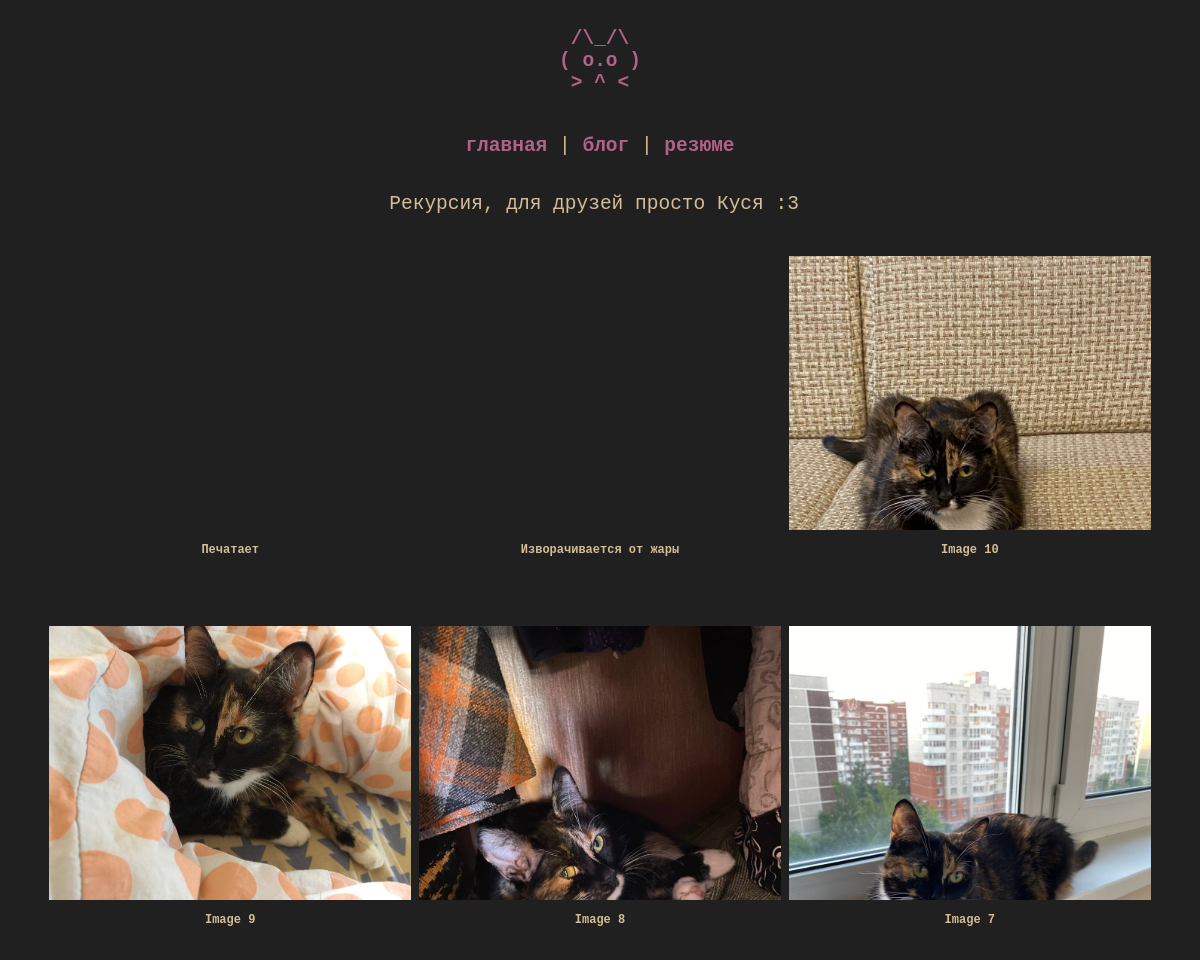
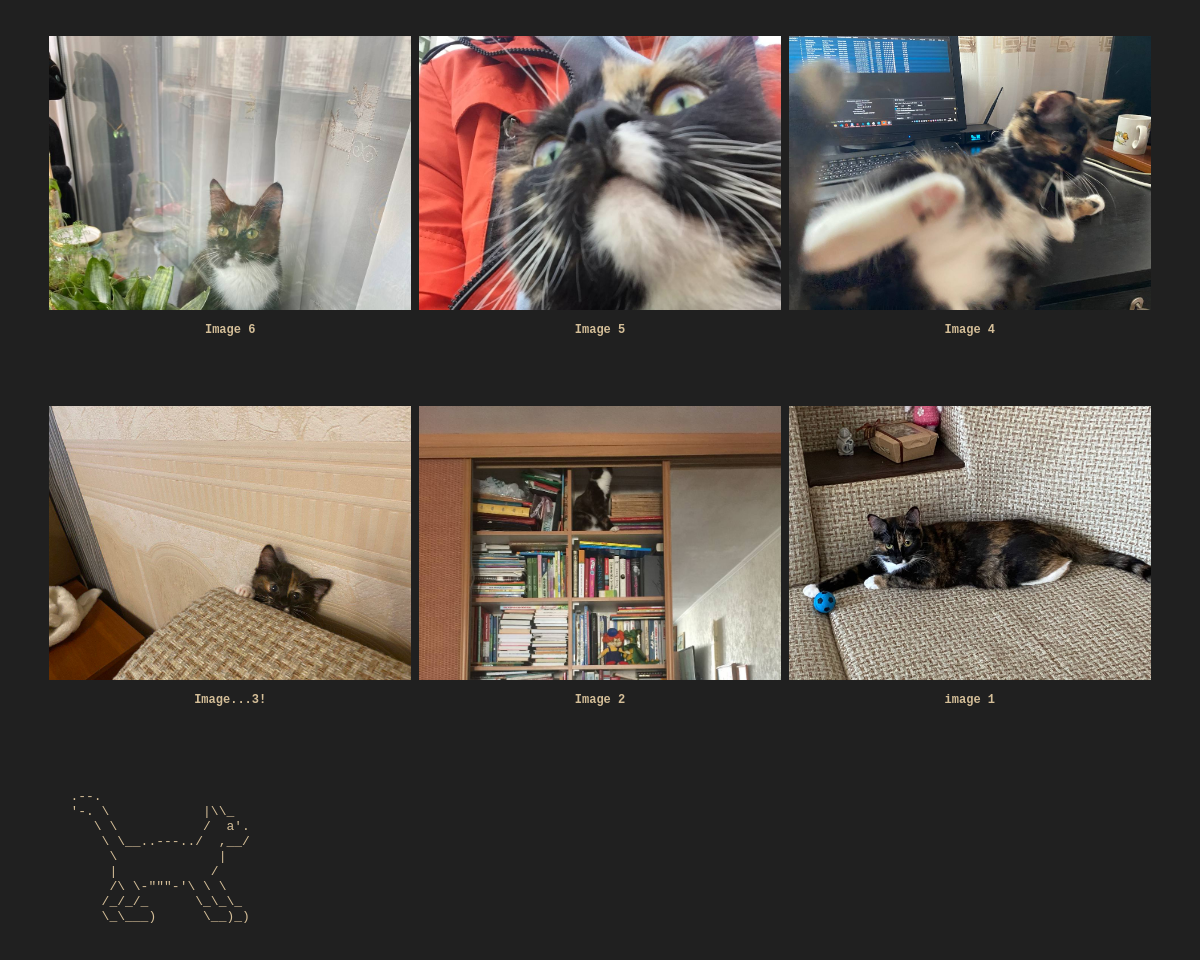
The app's page /cat, older data (2 pictures, top to bottom).
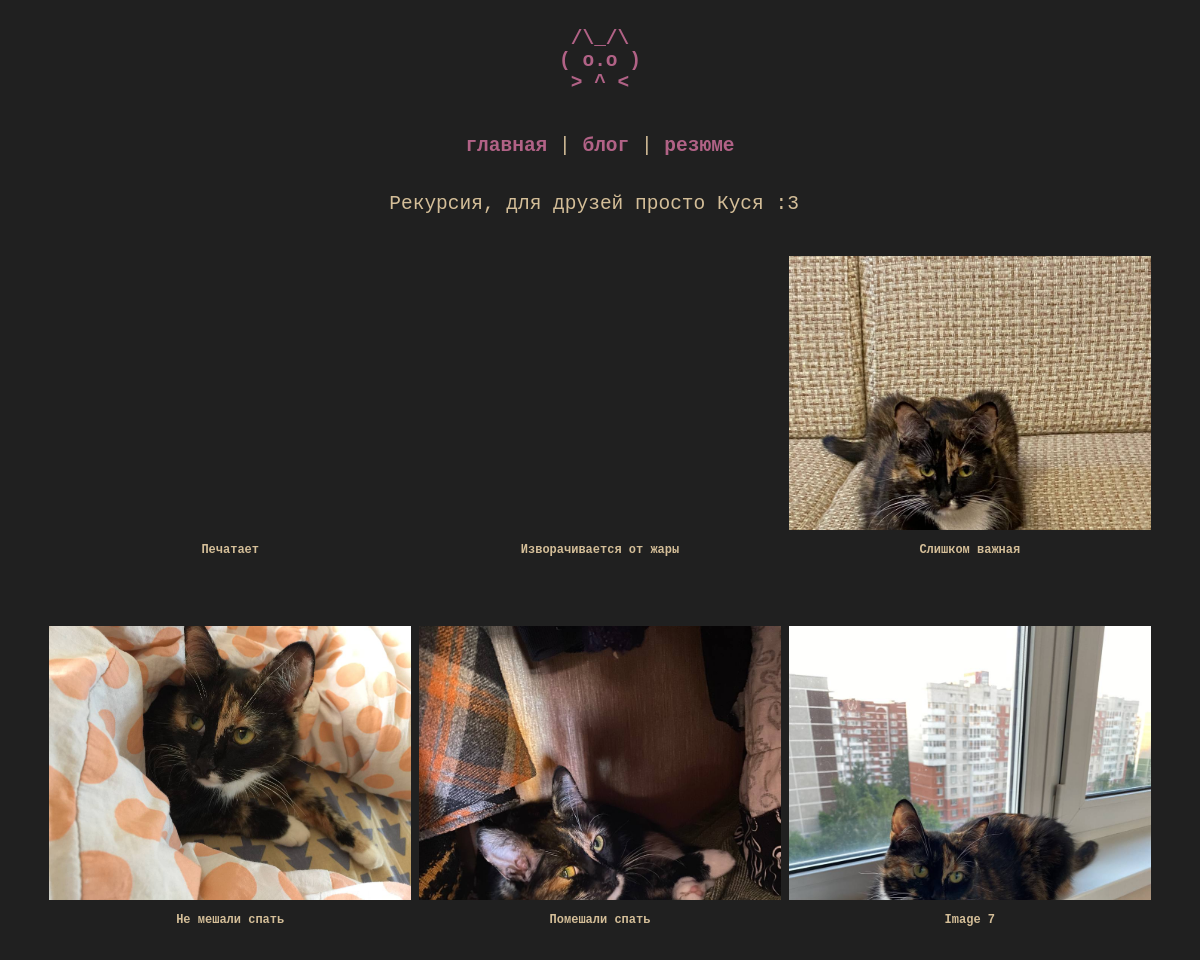
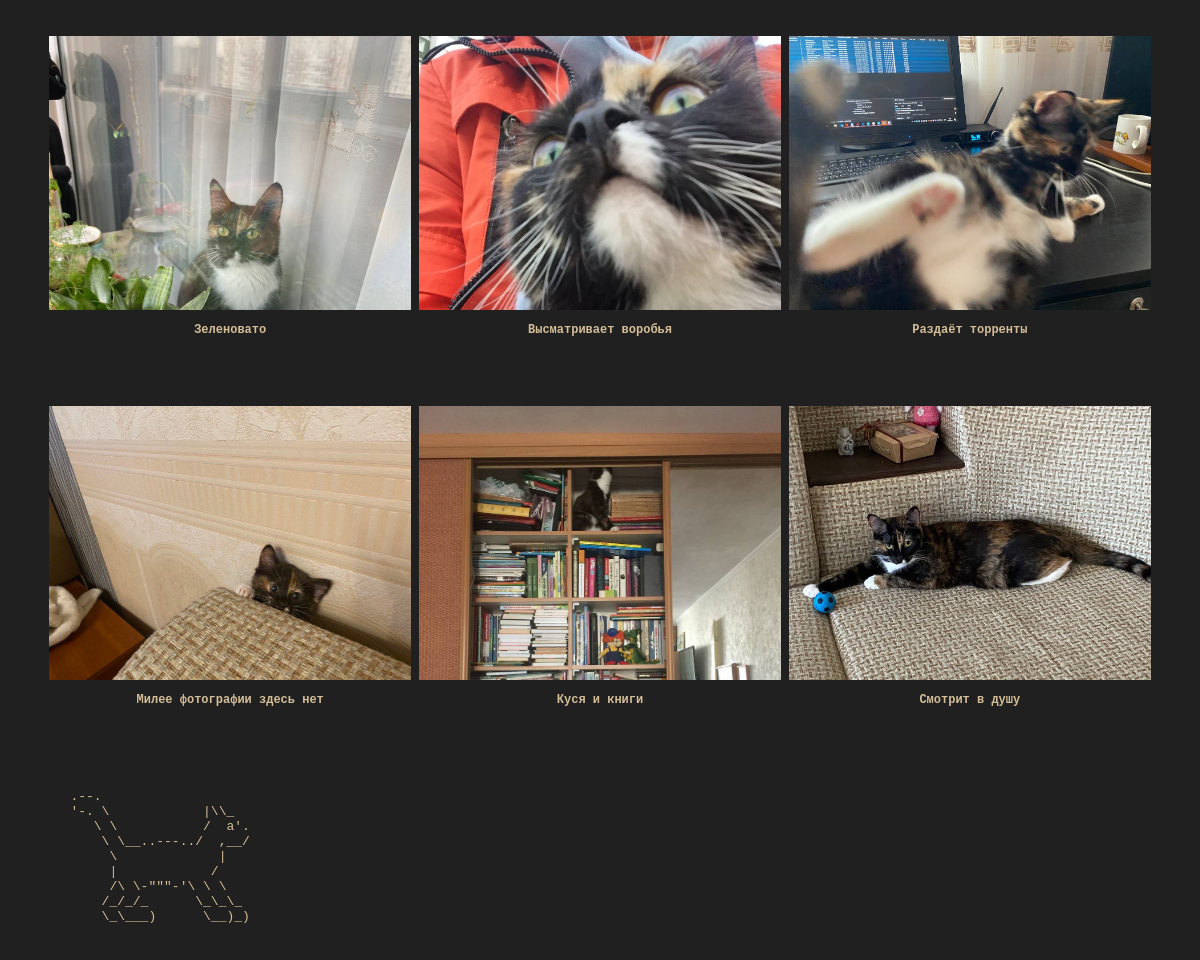
The same page, newer data (2 pictures, top to bottom).
### tables this page shows
CREATE TABLE cat (
    "title" TEXT NOT NULL,
    "url" TEXT NOT NULL
);

### kolpa_site.py (the view, shortened to what this page needs)
@app.route("/cat", methods=["POST", "GET"])
def cat():
    return render_template('kusya.html', cat = dbase.getCatData(), admin = session['admin'])

### FDataBase.py (called while the page is built)
    def getCatData(self):
        sql = '''SELECT rowid, * FROM cat ORDER BY rowid DESC'''
        try:
            self.__cur.execute(sql)
            res = self.__cur.fetchall()
            if res: return res
        except:
            print("Error reading DB")
        return []

### kolpa_site.py (called while the page is built)
def connect_db():
    conn = sqlite3.connect(app.config['DATABASE'])
    conn.row_factory = sqlite3.Row
    return conn

def get_db():
    if not hasattr(g, 'link_db'):
        g.link_db = connect_db()
    return g.link_db

@app.before_request
def before_request():
   global dbase
   db = get_db()
   dbase = FDataBase(db)
   if 'admin' not in session:
       session['admin'] = False

### templates/kusya.html (shortened to what this page needs)
<!DOCTYPE html>
<html>
  <head>
    <link type="text/css" href="{{ url_for('static', filename='css/styles.css')}}" rel="stylesheet" />
  </head>
  <body>
    <section id="header" aria-label="Home">
      <a href="/" title="Home">
      <pre>
 /\_/\
( o.o )
 > ^ <
      </pre>
	</a>
    </section>
    <section id="menu">
      <p id="test">
        <a href="/">главная</a> | <a href="/blog">блог</a> | <a href="/resume">резюме</a>
    </p>
    </section>
    <section id="title">
      <p>
       Рекурсия, для друзей просто Куся :3
      </p>
      <br>
    </section>
	<div id="weird-boxes">
    <ul class="image-list-small">
      {% for c in cat -%}
          <li>
            <a href="../{{c.url}}" target="_blank" style="background-image: url('../{{c.url}}');"></a>
              <div class="details">
                <h3><a href="#">{{c.title}}</a></h3>
            </div>
          </li>
        {% endfor -%}
    </ul>
		<marquee behavior="scroll" direction="right">
      <pre style="color:#d4be98">
        .--.
        '-. \            |\\_
           \ \           /  a'.
            \ \__..---../  ,__/
             \             |
             |            /
             /\ \-"""-'\ \ \
            /_/_/_      \_\_\_
            \_\___)      \__)_)
      </pre>
    </marquee>
	</div>
  </body>
</html>

### static/css/styles.css (style rules this page uses)
body { background-color: #202020; overflow-x: hidden; }
html { overflow-x: hidden; }
.image-list-small { font-family: monospace; margin: 0 auto; text-align: center; max-width: 1280px; padding: 0; }
.image-list-small li { display: inline-block; width: 362px; margin: 0 0px 30px; }
.image-list-small li > a { display: block; text-decoration: none; background-size: cover; background-repeat: no-repeat; height: 274px; margin: 0; padding: 0; }
.image-list-small .details { margin-top: 13px; margin-left: auto; margin-right: auto; max-width: 200ch; }
.image-list-small .details h3 { display: block; height:50px; font-size: 12px; margin: 0 0 3px 0; overflow: hidden; text-overflow: ellipsis; }
.image-list-small .details h3 a { color: #d4be98; text-decoration: none; }
p#test { width: 100%; text-align: center; font-size:150%; }
section { font-family: monospace; background-color: #202020; color:#d4be98; }
section#header { text-align:center; font-size:150%; margin-right:1%; margin-left:1%; }
section#title { margin-top:3%; text-align:center; font-size:150%; margin-right:2%; margin-left:1%; }
section#menu { margin-left: auto; margin-right: auto; width: 40ch; }
a { text-decoration: none; font-weight:bold; color:#B16286; }

Row changes from the older to the newer data that the page shows:
changed cat: title "Image 10" → "Слишком важная"
changed cat: title "Image 9" → "Не мешали спать"
changed cat: title "Image 8" → "Помешали спать"
changed cat: title "Image 6" → "Зеленовато"
changed cat: title "Image 5" → "Высматривает воробья"
changed cat: title "Image 4" → "Раздаёт торренты"
changed cat: title "Image...3!" → "Милее фотографии здесь нет"
changed cat: title "Image 2" → "Куся и книги"
changed cat: title "image 1" → "Смотрит в душу"
